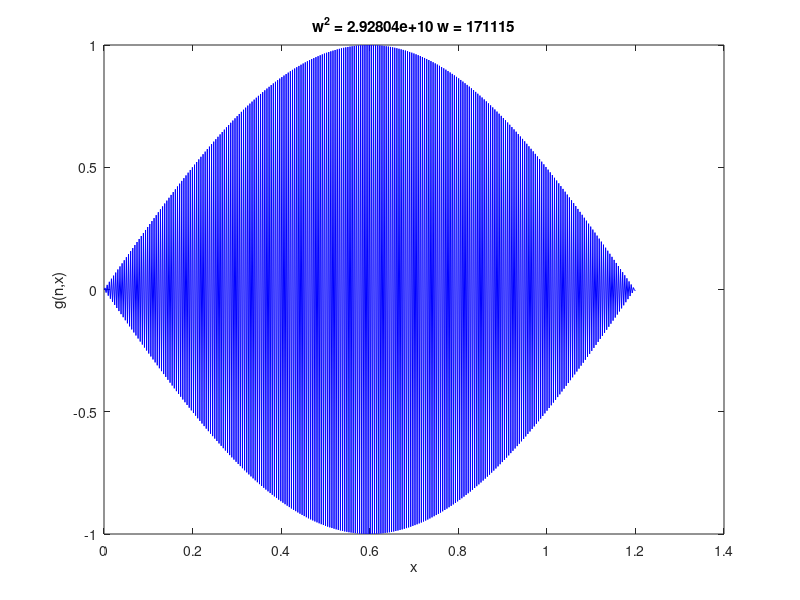

This figure's MATLAB source:
mu=.003;
T=127;
L=1.2;
N=500;
xmin=0; xmax=1.2;
h=(xmax-xmin)/(N-1);
x=xmin:h:xmax;
A=zeros(N,N);
A(1,1)=1;
A(N,N-2)=1/(2*h);
A(N,N-1)=-2/h;
A(N,N)=3/(2*h);
B=eye(N,N);
B(1,1)=0;
B(N,N)=0;
for iterator1=2:1:N-1
    A(iterator1,iterator1-1)=1/(h^2);
    A(iterator1,iterator1)=-2*1/(h.^2);
    A(iterator1,iterator1+1)=1/(h^2);
end;
[V,D]=eig(A,B);
w2raw=-(T/mu)*diag(D);
[w2,k]=sort(w2raw);
for n=1:N
   t=sprintf(' w^2 = %g w = %g ',w2(n),sqrt(abs(w2(n))) );
   gn=V(:,k(n));
   plot(x,gn,'b-');
   title(t);xlabel('x');ylabel('g(n,x)');
   pause
end

